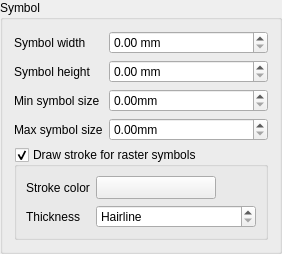
        <widget class="QgsCollapsibleGroupBoxBasic" name="mSymbolsColGroupBox">
         <property name="focusPolicy">
          <enum>Qt::StrongFocus</enum>
         </property>
         <property name="title">
          <string>Symbol</string>
         </property>
         <property name="syncGroup" stdset="0">
          <string notr="true">composeritem</string>
         </property>
         <property name="collapsed" stdset="0">
          <bool>true</bool>
         </property>
         <layout class="QFormLayout" name="formLayout_3">
          <property name="fieldGrowthPolicy">
           <enum>QFormLayout::AllNonFixedFieldsGrow</enum>
          </property>
          <property name="labelAlignment">
           <set>Qt::AlignLeading|Qt::AlignLeft|Qt::AlignVCenter</set>
          </property>
          <item row="1" column="0">
           <widget class="QLabel" name="label_3">
            <property name="text">
             <string>Symbol width</string>
            </property>
           </widget>
          </item>
          <item row="1" column="1">
           <widget class="QgsDoubleSpinBox" name="mSymbolWidthSpinBox">
            <property name="prefix">
             <string/>
            </property>
            <property name="suffix">
             <string> mm</string>
            </property>
            <property name="showClearButton">
             <bool>false</bool>
            </property>
           </widget>
          </item>
          <item row="2" column="0">
           <widget class="QLabel" name="label_4">
            <property name="text">
             <string>Symbol height</string>
            </property>
           </widget>
          </item>
          <item row="2" column="1">
           <widget class="QgsDoubleSpinBox" name="mSymbolHeightSpinBox">
            <property name="prefix">
             <string/>
            </property>
            <property name="suffix">
             <string> mm</string>
            </property>
            <property name="showClearButton">
             <bool>false</bool>
            </property>
           </widget>
          </item>
          <item row="5" column="0" colspan="2">
           <widget class="QgsCollapsibleGroupBoxBasic" name="mRasterStrokeGroupBox">
            <property name="title">
             <string>Draw stroke for raster symbols</string>
            </property>
            <property name="checkable">
             <bool>true</bool>
            </property>
            <property name="syncGroup" stdset="0">
             <string notr="true">composeritem</string>
            </property>
            <property name="collapsed" stdset="0">
             <bool>true</bool>
            </property>
            <layout class="QGridLayout" name="gridLayout">
             <item row="0" column="0">
              <widget class="QLabel" name="label_17">
               <property name="text">
                <string>Stroke color</string>
               </property>
              </widget>
             </item>
             <item row="0" column="1">
              <layout class="QHBoxLayout" name="horizontalLayout_6">
               <item>
                <widget class="QgsColorButton" name="mRasterStrokeColorButton">
                 <property name="sizePolicy">
                  <sizepolicy hsizetype="Fixed" vsizetype="Fixed">
                   <horstretch>0</horstretch>
                   <verstretch>0</verstretch>
                  </sizepolicy>
                 </property>
                 <property name="minimumSize">
                  <size>
                   <width>120</width>
                   <height>0</height>
                  </size>
                 </property>
                 <property name="maximumSize">
                  <size>
                   <width>120</width>
                   <height>16777215</height>
                  </size>
                 </property>
                 <property name="text">
                  <string/>
                 </property>
                </widget>
               </item>
               <item>
                <spacer name="horizontalSpacer_2">
                 <property name="orientation">
                  <enum>Qt::Horizontal</enum>
                 </property>
                 <property name="sizeHint" stdset="0">
                  <size>
                   <width>40</width>
                   <height>20</height>
                  </size>
                 </property>
                </spacer>
               </item>
              </layout>
             </item>
             <item row="1" column="0">
              <widget class="QLabel" name="mStrokeWidthLabel">
               <property name="text">
                <string>Thickness</string>
               </property>
               <property name="buddy">
                <cstring>mRasterStrokeWidthSpinBox</cstring>
               </property>
              </widget>
             </item>
             <item row="1" column="1">
              <widget class="QgsDoubleSpinBox" name="mRasterStrokeWidthSpinBox">
               <property name="sizePolicy">
                <sizepolicy hsizetype="Expanding" vsizetype="Fixed">
                 <horstretch>0</horstretch>
                 <verstretch>0</verstretch>
                </sizepolicy>
               </property>
               <property name="specialValueText">
                <string>Hairline</string>
               </property>
               <property name="suffix">
                <string> mm</string>
               </property>
               <property name="singleStep">
                <double>0.100000000000000</double>
               </property>
               <property name="showClearButton">
                <bool>false</bool>
               </property>
              </widget>
             </item>
            </layout>
           </widget>
          </item>
          <item row="4" column="1">
           <widget class="QgsDoubleSpinBox" name="mMaxSymbolSizeSpinBox">
            <property name="suffix">
             <string>mm</string>
            </property>
           </widget>
          </item>
          <item row="4" column="0">
           <widget class="QLabel" name="mMaxSymbolSizeLabel">
            <property name="text">
             <string>Max symbol size</string>
            </property>
           </widget>
          </item>
          <item row="3" column="0">
           <widget class="QLabel" name="mMinSymbolSizeLabel">
            <property name="text">
             <string>Min symbol size</string>
            </property>
           </widget>
          </item>
          <item row="3" column="1">
           <widget class="QgsDoubleSpinBox" name="mMinSymbolSizeSpinBox">
            <property name="suffix">
             <string>mm</string>
            </property>
           </widget>
          </item>
         </layout>
        </widget>
